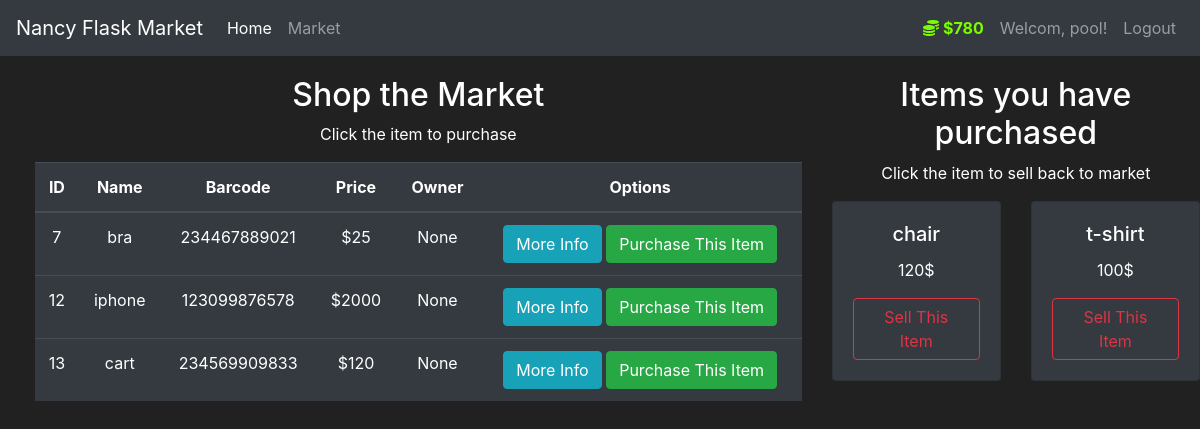
The page /market (signed in) on the database its author committed.
### market_package/models.py (models this page shows, shortened)
class User(db.Model, UserMixin):
    id = db.Column(db.Integer(), primary_key=True)
    username = db.Column(db.String(length=30), nullable=False, unique=True)
    email_address= db.Column(db.String(length=60), nullable=False, unique=True)
    budget =  db.Column(db.Integer(),nullable=False, default=1000)
    password_hash = db.Column(db.String(length=60), nullable=False)
    items = db.relationship('Item', backref='owned_user', lazy=True)
    @property
    def beautify_budget(self):
        b_str = str(self.budget)
        if len(b_str)>=4:
            return  f'{b_str[:-3]},{b_str[-3:]}'
        else:
            return self.budget

class Item(db.Model):
    id = db.Column(db.Integer(), primary_key=True)
    name = db.Column(db.String(length=30), nullable=False, unique=True)
    price = db.Column(db.Integer(), nullable=False)
    barcode = db.Column(db.String(length=12), nullable=False, unique=True)
    description = db.Column(db.String(length=1024), nullable=False, unique=True)
    owner =  db.Column(db.Integer(), db.ForeignKey('user.id'))

### market_package/routes.py (the view, shortened to what this page needs)
@app.route('/market', methods=['POST', 'GET'])
@login_required
def market_page():
    purchase_form = PurchaseItemForm()
    sell_form = SellItemForm()
    if request.method == 'GET':
        items =Item.query.filter_by(owner=None)
        owned_items = Item.query.filter_by(owner=current_user.id)
        print(owned_items)
        return render_template('market.html', items = items, purchase_form=purchase_form,sell_form=sell_form, owned_items = owned_items)

### market_package/models.py (called while the page is built)
@login_manager.user_loader
def load_user(user_id):
    print('in the Loader method')
    return User.query.get(int(user_id))

### market_package/templates/market.html (shortened to what this page needs)
{% extends 'base.html' %}
{% block content %}
<div class="row" style="margin-top:20px; margin-left:20px">
   <div class="col-8" >
      <h2>Shop the Market</h2>
      <p>Click the item to purchase</p>
      <table class="table table-hover table-dark">
         <thead>
            <tr>
               <th scope="col">ID</th>
               <th scope="col">Name</th>
               <th scope="col">Barcode</th>
               <th scope="col">Price</th>
               <th scope="col">Owner</th>
               <th scope="col">Options</th>
            </tr>
         </thead>
         <tbody>
            {% for item in items %}
            <tr>
               <td>{{ item.id}}</td>
               <td>{{ item.name}}</td>
               <td>{{ item.barcode}}</td>
               <td>${{ item.price}}</td>
               <td>{{ item.owner }}</td>
               <td>
                  <button class="btn btn-outline btn-info" data-toggle="modal" data-target="#Modal-MoreInfo-{{ item.id }}">More Info</button>
                  <button class="btn btn-outline btn-success" data-toggle="modal" data-target="#Modal-Purchase-{{ item.id }}">Purchase This Item</button>
               </td>
            </tr>
            {% endfor %}
         </tbody>
      </table>
   </div>
   <div class="col-4">
      <h2>Items you have purchased</h2>
      <p>Click the item to sell back to market</p>
      <div class="row">
         {% for owned_item in owned_items %}
         <div class="col-sm-6">
            <div class="card bg-dark" style="margin-bottom:5px">
               <div class="card-body">
                  <h5 class="card-title">{{ owned_item.name }}</h5>
                  <p class="card-text">{{ owned_item.price }}$</p>
                  <button class="btn btn-outline-danger" data-toggle="modal" data-target="#Modal-Sell-{{ owned_item.id }}">Sell This Item</button>
               </div>
            </div>
         </div>
          {% endfor %}
      </div>
   </div>
</div>
{% endblock %}

### market_package/templates/base.html (shortened to what this page needs)
<!doctype html>
<html lang="en">
<head>
    <link rel="stylesheet" href="https://cdn.jsdelivr.net/npm/bootstrap@4.5.3/dist/css/bootstrap.min.css"
>
</head>
<body class="text-center">
<nav class="navbar navbar-expand-md navbar-dark bg-dark">
    <a class="navbar-brand" href="#">Nancy Flask Market</a>
    <div class="collapse navbar-collapse" id="navbarNav">
        <ul class="navbar-nav mr-auto">
            <li class="nav-item active">
                <a class="nav-link" href="{{ url_for('home_page') }}">Home <span class="sr-only">(current)</span></a>
            </li>
            <li class="nav-item">
                <a class="nav-link" href="{{ url_for('market_page') }}">Market</a>
            </li>
        </ul>
        {% if current_user.is_authenticated %}
            <ul class="navbar-nav">
                <li class="nav-item">
                    <a class="nav-link" style="color:lawngreen; font-weight:bold" >
                        <i class="fas fa-coins"></i>
                        ${{ current_user.beautify_budget }}
                    </a>
                </li>
                <li class="nav-item">
                    <a class="nav-link" >Welcom, {{ current_user.username }}!</a>
                </li>
                <li class="nav-item">
                    <a class="nav-link" href="{{ url_for('logout_page') }}">Logout</a>
                </li>
            </ul>
        {% endif %}
    </div>
</nav>
{% block content %}{% endblock %}
</body>
</html>

### market_package/templates/base.html (style rules this page uses)
body { background-color : #212121; color : white }

### rows shown on the page
User: beautify_budget "780", username "pool"
Item: id "7", name "bra", barcode "234467889021", price "25", owner "None"
Item: id "12", name "iphone", barcode "123099876578", price "2000", owner "None"
Item: id "13", name "cart", barcode "234569909833", price "120", owner "None"
Item: name "chair", price "120"
Item: name "t-shirt", price "100"
